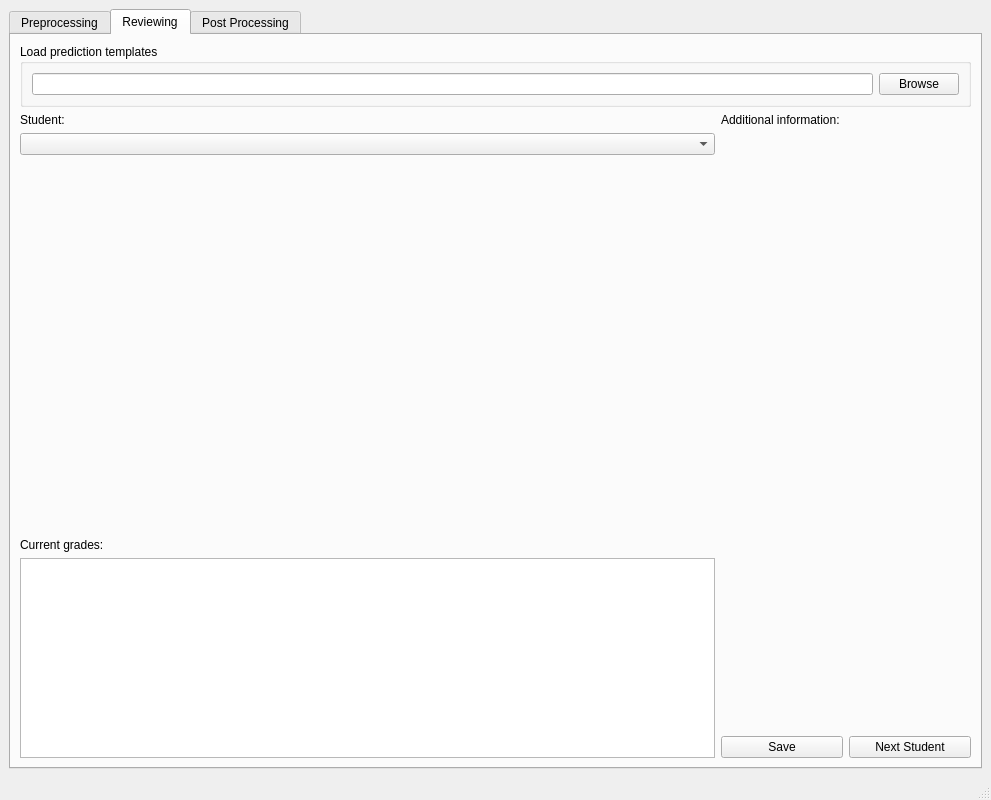
<?xml version="1.0" encoding="UTF-8"?>
<ui version="4.0">
 <class>MainWindow</class>
 <widget class="QMainWindow" name="MainWindow">
  <property name="geometry">
   <rect>
    <x>0</x>
    <y>0</y>
    <width>991</width>
    <height>800</height>
   </rect>
  </property>
  <property name="maximumSize">
   <size>
    <width>16777215</width>
    <height>16777215</height>
   </size>
  </property>
  <property name="windowTitle">
   <string>Essay Grading Helper</string>
  </property>
  <widget class="QWidget" name="centralwidget">
   <layout class="QVBoxLayout" name="verticalLayout_12">
    <item>
     <widget class="QTabWidget" name="tabWidget">
      <property name="font">
       <font>
        <kerning>false</kerning>
       </font>
      </property>
      <property name="tabShape">
       <enum>QTabWidget::Rounded</enum>
      </property>
      <property name="currentIndex">
       <number>1</number>
      </property>
      <property name="usesScrollButtons">
       <bool>true</bool>
      </property>
      <widget class="QWidget" name="preProcessing">
       <attribute name="title">
        <string>Preprocessing</string>
       </attribute>
       <layout class="QVBoxLayout" name="verticalLayout">
        <item>
         <widget class="QGroupBox" name="input_group_box">
          <property name="title">
           <string>Input</string>
          </property>
          <layout class="QVBoxLayout" name="verticalLayout_6">
           <item>
            <widget class="QLabel" name="select_roster__label">
             <property name="text">
              <string>Select roster file:</string>
             </property>
            </widget>
           </item>
           <item>
            <layout class="QHBoxLayout" name="horizontalLayout_5">
             <item>
              <widget class="QLineEdit" name="select_roster__line"/>
             </item>
             <item>
              <widget class="QPushButton" name="select_roster__browse_btn">
               <property name="text">
                <string>Browse</string>
               </property>
              </widget>
             </item>
            </layout>
           </item>
           <item>
            <widget class="QLabel" name="select_dir__label">
             <property name="text">
              <string>Select essay directory</string>
             </property>
            </widget>
           </item>
           <item>
            <layout class="QHBoxLayout" name="horizontalLayout_6">
             <item>
              <widget class="QLineEdit" name="select_dir__line"/>
             </item>
             <item>
              <widget class="QPushButton" name="select_dir__browse_btn">
               <property name="text">
                <string>Browse</string>
               </property>
              </widget>
             </item>
            </layout>
           </item>
          </layout>
         </widget>
        </item>
        <item>
         <widget class="QGroupBox" name="output_group_box">
          <property name="title">
           <string>Output</string>
          </property>
          <layout class="QHBoxLayout" name="horizontalLayout_10">
           <item>
            <layout class="QVBoxLayout" name="verticalLayout_10">
             <item>
              <layout class="QHBoxLayout" name="horizontalLayout_9">
               <item>
                <widget class="QLabel" name="label">
                 <property name="text">
                  <string>file name:</string>
                 </property>
                </widget>
               </item>
               <item>
                <widget class="QLineEdit" name="output__dir">
                 <property name="inputMask">
                  <string/>
                 </property>
                 <property name="text">
                  <string>hw1_sp22_predict_template.csv</string>
                 </property>
                </widget>
               </item>
              </layout>
             </item>
             <item>
              <layout class="QHBoxLayout" name="horizontalLayout_8">
               <item>
                <widget class="QLabel" name="output__label">
                 <property name="font">
                  <font>
                   <pointsize>8</pointsize>
                   <kerning>true</kerning>
                  </font>
                 </property>
                 <property name="text">
                  <string>directory:</string>
                 </property>
                </widget>
               </item>
               <item>
                <widget class="QLineEdit" name="output__file_name"/>
               </item>
               <item>
                <widget class="QPushButton" name="output__browse_btn">
                 <property name="text">
                  <string>Browse</string>
                 </property>
                </widget>
               </item>
              </layout>
             </item>
            </layout>
           </item>
           <item>
            <widget class="QPushButton" name="output__proceed_btn">
             <property name="minimumSize">
              <size>
               <width>130</width>
               <height>50</height>
              </size>
             </property>
             <property name="text">
              <string>Proceed</string>
             </property>
             <property name="autoDefault">
              <bool>false</bool>
             </property>
             <property name="default">
              <bool>false</bool>
             </property>
             <property name="flat">
              <bool>false</bool>
             </property>
            </widget>
           </item>
          </layout>
         </widget>
        </item>
        <item>
         <spacer name="verticalSpacer">
          <property name="orientation">
           <enum>Qt::Vertical</enum>
          </property>
          <property name="sizeHint" stdset="0">
           <size>
            <width>20</width>
            <height>40</height>
           </size>
          </property>
         </spacer>
        </item>
       </layout>
      </widget>
      <widget class="QWidget" name="Reviewing">
       <attribute name="title">
        <string>Reviewing</string>
       </attribute>
       <layout class="QVBoxLayout" name="verticalLayout_13">
        <item>
         <widget class="QGroupBox" name="load_predited__group_box">
          <property name="title">
           <string>Load prediction templates</string>
          </property>
          <layout class="QHBoxLayout" name="horizontalLayout_2">
           <item>
            <widget class="QLineEdit" name="select_predicted__line"/>
           </item>
           <item>
            <widget class="QPushButton" name="select_predicted__browse_btn">
             <property name="text">
              <string>Browse</string>
             </property>
            </widget>
           </item>
          </layout>
         </widget>
        </item>
        <item>
         <layout class="QHBoxLayout" name="horizontalLayout_11">
          <item>
           <layout class="QVBoxLayout" name="verticalLayout_11" stretch="0,0,0,0,0">
            <item>
             <widget class="QLabel" name="std_name__label">
              <property name="text">
               <string>Student:</string>
              </property>
             </widget>
            </item>
            <item>
             <widget class="QComboBox" name="comboBox"/>
            </item>
            <item>
             <spacer name="verticalSpacer_4">
              <property name="orientation">
               <enum>Qt::Vertical</enum>
              </property>
              <property name="sizeHint" stdset="0">
               <size>
                <width>20</width>
                <height>40</height>
               </size>
              </property>
             </spacer>
            </item>
            <item>
             <widget class="QLabel" name="current_grade__label">
              <property name="text">
               <string>Current grades:</string>
              </property>
             </widget>
            </item>
            <item>
             <widget class="QTableView" name="grade_table">
              <property name="minimumSize">
               <size>
                <width>0</width>
                <height>180</height>
               </size>
              </property>
              <property name="maximumSize">
               <size>
                <width>16777215</width>
                <height>200</height>
               </size>
              </property>
              <property name="autoFillBackground">
               <bool>false</bool>
              </property>
              <attribute name="horizontalHeaderMinimumSectionSize">
               <number>120</number>
              </attribute>
              <attribute name="horizontalHeaderDefaultSectionSize">
               <number>35</number>
              </attribute>
              <attribute name="horizontalHeaderHighlightSections">
               <bool>false</bool>
              </attribute>
              <attribute name="horizontalHeaderStretchLastSection">
               <bool>true</bool>
              </attribute>
              <attribute name="verticalHeaderCascadingSectionResizes">
               <bool>true</bool>
              </attribute>
             </widget>
            </item>
           </layout>
          </item>
          <item>
           <layout class="QVBoxLayout" name="verticalLayout_4">
            <item>
             <widget class="QLabel" name="additional_info__label">
              <property name="minimumSize">
               <size>
                <width>250</width>
                <height>0</height>
               </size>
              </property>
              <property name="text">
               <string>Additional information:</string>
              </property>
             </widget>
            </item>
            <item>
             <spacer name="verticalSpacer_2">
              <property name="orientation">
               <enum>Qt::Vertical</enum>
              </property>
              <property name="sizeHint" stdset="0">
               <size>
                <width>20</width>
                <height>40</height>
               </size>
              </property>
             </spacer>
            </item>
            <item>
             <layout class="QHBoxLayout" name="horizontalLayout_3">
              <item>
               <widget class="QPushButton" name="review__save_btn">
                <property name="text">
                 <string>Save</string>
                </property>
               </widget>
              </item>
              <item>
               <widget class="QPushButton" name="review__next_std_btn">
                <property name="text">
                 <string>Next Student</string>
                </property>
               </widget>
              </item>
             </layout>
            </item>
           </layout>
          </item>
         </layout>
        </item>
       </layout>
      </widget>
      <widget class="QWidget" name="PostProcessing">
       <attribute name="title">
        <string>Post Processing</string>
       </attribute>
       <layout class="QVBoxLayout" name="verticalLayout_15">
        <item>
         <layout class="QHBoxLayout" name="horizontalLayout_14" stretch="10,1,3">
          <item>
           <layout class="QVBoxLayout" name="verticalLayout_14">
            <item>
             <layout class="QHBoxLayout" name="horizontalLayout_12">
              <item>
               <widget class="QLabel" name="select_gradebook__label">
                <property name="text">
                 <string>Select the grade book</string>
                </property>
               </widget>
              </item>
              <item>
               <widget class="QLineEdit" name="select_gradebook__line">
                <property name="minimumSize">
                 <size>
                  <width>200</width>
                  <height>0</height>
                 </size>
                </property>
               </widget>
              </item>
              <item>
               <widget class="QPushButton" name="select_gradebook__browse_btn">
                <property name="text">
                 <string>browse</string>
                </property>
               </widget>
              </item>
             </layout>
            </item>
            <item>
             <layout class="QHBoxLayout" name="horizontalLayout_13">
              <item>
               <widget class="QLabel" name="select_bb_sheet__label">
                <property name="text">
                 <string>Select the blackboard work sheet</string>
                </property>
               </widget>
              </item>
              <item>
               <widget class="QLineEdit" name="select_bb_sheet__line"/>
              </item>
              <item>
               <widget class="QPushButton" name="select_bb_sheet__browse_btn">
                <property name="text">
                 <string>browse</string>
                </property>
               </widget>
              </item>
             </layout>
            </item>
           </layout>
          </item>
          <item>
           <spacer name="horizontalSpacer">
            <property name="orientation">
             <enum>Qt::Horizontal</enum>
            </property>
            <property name="sizeHint" stdset="0">
             <size>
              <width>40</width>
              <height>20</height>
             </size>
            </property>
           </spacer>
          </item>
          <item>
           <widget class="QPushButton" name="finish_btn">
            <property name="minimumSize">
             <size>
              <width>150</width>
              <height>50</height>
             </size>
            </property>
            <property name="text">
             <string>Finish</string>
            </property>
           </widget>
          </item>
         </layout>
        </item>
        <item>
         <spacer name="verticalSpacer_3">
          <property name="orientation">
           <enum>Qt::Vertical</enum>
          </property>
          <property name="sizeHint" stdset="0">
           <size>
            <width>20</width>
            <height>40</height>
           </size>
          </property>
         </spacer>
        </item>
       </layout>
      </widget>
     </widget>
    </item>
   </layout>
  </widget>
  <widget class="QMenuBar" name="menubar">
   <property name="geometry">
    <rect>
     <x>0</x>
     <y>0</y>
     <width>991</width>
     <height>21</height>
    </rect>
   </property>
  </widget>
  <widget class="QStatusBar" name="statusbar"/>
 </widget>
 <resources/>
 <connections/>
</ui>
